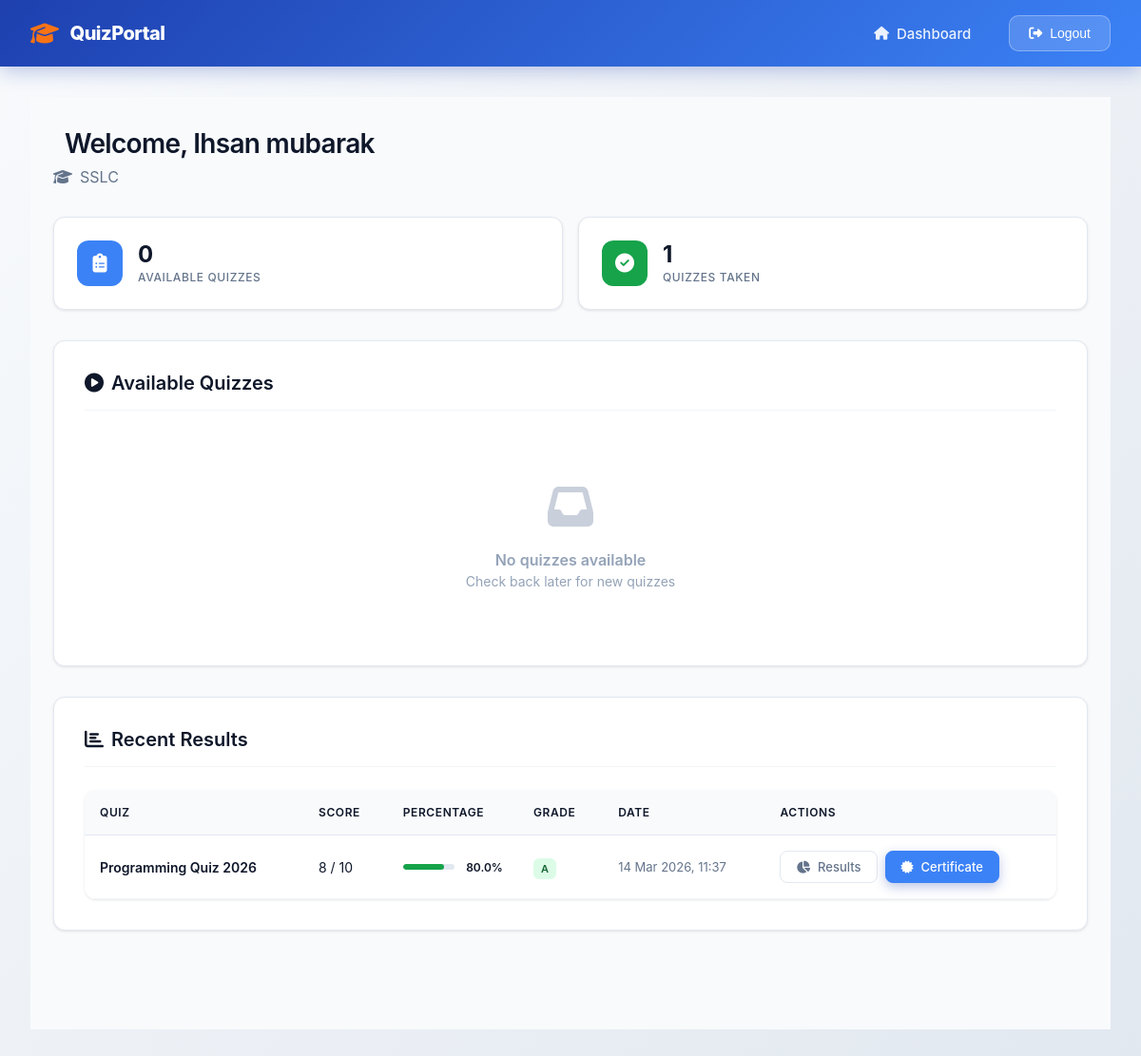
Before: /dashboard/ (signed in) with the older database file.
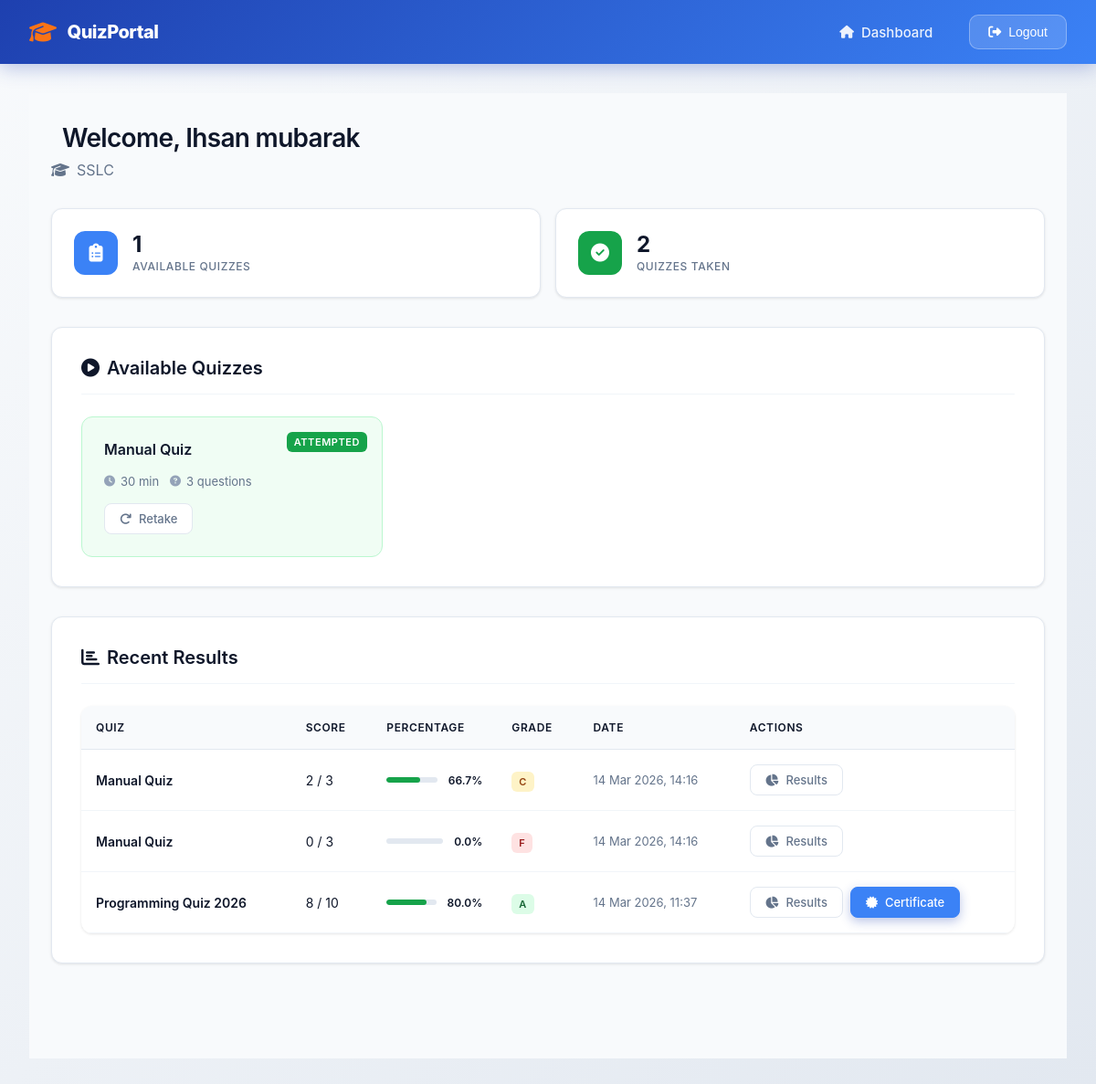
After: the same page with the newer database file.
### users/models.py (models this page shows, shortened)
class StudentProfile(models.Model):
    user = models.OneToOneField(CustomUser, on_delete=models.CASCADE, related_name='student_profile')
    student_name = models.CharField(max_length=200)
    college_name = models.CharField(max_length=300)
    qualification = models.CharField(max_length=50, choices=[
        ('SSLC', 'SSLC'),
        ('Plus Two', 'Plus Two'),
        ('Degree', 'Degree'),
        ('Others', 'Others')
    ])
    qualification_other = models.CharField(max_length=200, blank=True, null=True)
    district = models.CharField(max_length=100, choices=[
        ('Thiruvananthapuram', 'Thiruvananthapuram'),
        ('Kollam', 'Kollam'),
        ('Pathanamthitta', 'Pathanamthitta'),
        ('Alappuzha', 'Alappuzha'),
        ('Kottayam', 'Kottayam'),
        ('Idukki', 'Idukki'),
        ('Ernakulam', 'Ernakulam'),
        ('Thrissur', 'Thrissur'),
        ('Palakkad', 'Palakkad'),
        ('Malappuram', 'Malappuram'),
        ('Kozhikode', 'Kozhikode'),
        ('Wayanad', 'Wayanad'),
        ('Kannur', 'Kannur'),
        ('Kasaragod', 'Kasaragod'),
        ('Others', 'Others')
    ])
    district_other = models.CharField(max_length=200, blank=True, null=True)
    mobile_number = models.CharField(max_length=15)
    class Meta:
        indexes = [
            models.Index(fields=['qualification']),
            models.Index(fields=['district']),
            models.Index(fields=['student_name']),
        ]

class CustomUser(AbstractBaseUser, PermissionsMixin):
    email = models.EmailField(unique=True)
    first_name = models.CharField(max_length=150)
    last_name = models.CharField(max_length=150, blank=True)
    is_active = models.BooleanField(default=True)
    is_staff = models.BooleanField(default=False)
    date_joined = models.DateTimeField(default=timezone.now)
    objects = CustomUserManager()
    USERNAME_FIELD = 'email'
    REQUIRED_FIELDS = ['first_name']

### video_app/models.py (models this page shows, shortened)
class QuizResult(models.Model):
    attempt = models.OneToOneField(QuizAttempt, on_delete=models.CASCADE, related_name='result')
    student = models.ForeignKey(settings.AUTH_USER_MODEL, on_delete=models.CASCADE, related_name='quiz_results')
    quiz = models.ForeignKey(Quiz, on_delete=models.CASCADE, related_name='results')
    score = models.PositiveIntegerField(default=0)
    total_questions = models.PositiveIntegerField(default=0)
    percentage = models.FloatField(default=0.0)
    completed_at = models.DateTimeField(auto_now_add=True)
    class Meta:
        indexes = [
            models.Index(fields=['student', 'completed_at']),
            models.Index(fields=['quiz', 'completed_at']),
        ]
    @property
    def grade(self):
        if self.percentage >= 90: return 'A+'
        elif self.percentage >= 80: return 'A'
        elif self.percentage >= 70: return 'B'
        elif self.percentage >= 60: return 'C'
        else: return 'F'

class Quiz(models.Model):
    title = models.CharField(max_length=255)
    description = models.TextField(blank=True)
    time_limit_minutes = models.PositiveIntegerField(default=30, help_text="Time limit in minutes")
    shuffle_questions = models.BooleanField(default=False)
    max_attempts = models.PositiveIntegerField(default=0, help_text="Maximum attempts per student (0 for unlimited)")
    is_active = models.BooleanField(default=True)
    start_time = models.DateTimeField(null=True, blank=True, help_text="Leave blank for no schedule")
    end_time = models.DateTimeField(null=True, blank=True, help_text="Leave blank for no schedule")
    certificate_min_percentage = models.FloatField(default=60.0, help_text="Minimum % score required to download certificate")
    created_at = models.DateTimeField(auto_now_add=True)
    questions = models.ManyToManyField(Question, through='QuizQuestion', blank=True)
    class Meta:
        indexes = [
            models.Index(fields=['is_active']),
            models.Index(fields=['start_time']),
            models.Index(fields=['end_time']),
        ]
    def remaining_attempts(self, student):
        if self.max_attempts == 0:
            return None  # Unlimited
        return max(0, self.max_attempts - self.get_student_attempts(student))

### video_app/views.py (the view)
# urls.py: path('dashboard/', views.student_dashboard, name='student_dashboard'),
@student_login_required
def student_dashboard(request):
    student = getattr(request.user, 'student_profile', None)
    available_quizzes = available_quizzes_queryset()
    all_results = (
        QuizResult.objects.filter(student=request.user)
        .select_related('quiz', 'attempt')
        .order_by('-completed_at')
    )
    results_by_quiz = {}
    for result in all_results:
        quiz_id = result.quiz.id
        if quiz_id not in results_by_quiz:
            results_by_quiz[quiz_id] = []
        results_by_quiz[quiz_id].append(result)
    attempted_quiz_ids = set(
        QuizAttempt.objects.filter(student=request.user, is_submitted=True)
        .values_list('quiz_id', flat=True)
    )
    quiz_data = []
    for quiz in available_quizzes:
        remaining = quiz.remaining_attempts(request.user)
        quiz_data.append({
            'quiz': quiz,
            'remaining_attempts': remaining,
            'can_retake': remaining is None or remaining > 0,
            'all_attempts': results_by_quiz.get(quiz.id, [])
        })
    return render(request, 'student/dashboard.html', {
        'student': student,
        'available_quizzes': quiz_data,
        'all_results': all_results,
        'results_by_quiz': results_by_quiz,
        'attempted_quiz_ids': attempted_quiz_ids,
        'quizzes_taken': len(attempted_quiz_ids),  # Count unique quizzes
    })

### video_app/templates/student/dashboard.html (shortened to what this page needs)
{% extends "student/base_student.html" %}
{% block student_content %}
<div class="dashboard-container">
    <div class="dashboard-header">
        <div class="welcome-section">
            <h1 class="welcome-title">
                Welcome, {{ student.student_name|default:request.user.first_name }}
            </h1>
            <p class="welcome-subtitle">
                <i class="fas fa-graduation-cap"></i>
                {% if student.qualification == 'Others' %}
                    {{ student.qualification_other|default:"Student" }}
                {% else %}
                    {{ student.qualification|default:"Student" }}
                {% endif %}
            </p>
        </div>
    </div>
    <div class="stats-grid">
        <div class="stat-card">
            <div class="stat-icon primary">
                <i class="fas fa-clipboard-list"></i>
            </div>
            <div class="stat-content">
                <div class="stat-value">{{ available_quizzes|length }}</div>
                <div class="stat-label">Available Quizzes</div>
            </div>
        </div>
        <div class="stat-card">
            <div class="stat-icon success">
                <i class="fas fa-check-circle"></i>
            </div>
            <div class="stat-content">
                <div class="stat-value">{{ quizzes_taken }}</div>
                <div class="stat-label">Quizzes Taken</div>
            </div>
        </div>
    </div>
    <div class="section-card">
        <div class="section-header">
            <h2 class="section-title">
                <i class="fas fa-play-circle"></i>
                Available Quizzes
            </h2>
        </div>
        {% if available_quizzes %}
        <div class="quiz-grid">
            {% for item in available_quizzes %}
            {% with quiz=item.quiz %}
            <div class="quiz-card {% if quiz.id in attempted_quiz_ids %}attempted{% endif %}">
                {% if quiz.id in attempted_quiz_ids %}
                <div class="attempted-badge">Attempted</div>
                {% endif %}
                <div class="quiz-title">{{ quiz.title }}</div>
                <div class="quiz-meta">
                    <div class="quiz-meta-item">
                        <i class="fas fa-clock"></i>
                        {{ quiz.time_limit_minutes }} min
                    </div>
                    <div class="quiz-meta-item">
                        <i class="fas fa-question-circle"></i>
                        {{ quiz.question_count }} questions
                    </div>
                </div>
                {% if quiz.id in attempted_quiz_ids %}
                    {% if item.can_retake %}
                    <a href="{% url 'video_app:start_quiz' quiz.id %}"
                       class="btn btn-secondary btn-sm">
                        <i class="fas fa-redo"></i>
                        Retake
                    </a>
                    {% endif %}
                {% else %}
                    <a href="{% url 'video_app:start_quiz' quiz.id %}"
                       class="btn btn-primary btn-sm">
                        <i class="fas fa-play"></i>
                        Start Quiz
                    </a>
                {% endif %}
            </div>
            {% endwith %}
            {% endfor %}
        </div>
        {% else %}
        <div class="empty-state">
            <div class="empty-icon">
                <i class="fas fa-inbox"></i>
            </div>
            <div class="empty-text">No quizzes available</div>
            <div class="empty-subtitle">Check back later for new quizzes</div>
        </div>
        {% endif %}
    </div>
    {% if all_results %}
    <div class="section-card">
        <div class="section-header">
            <h2 class="section-title">
                <i class="fas fa-chart-bar"></i>
                Recent Results
            </h2>
        </div>
        <table class="data-table">
            <thead>
                <tr>
                    <th>Quiz</th>
                    <th>Score</th>
                    <th>Percentage</th>
                    <th>Grade</th>
                    <th>Date</th>
                    <th>Actions</th>
                </tr>
            </thead>
            <tbody>
                {% for result in all_results %}
                <tr>
                    <td data-label="Quiz" style="font-weight: 600;">{{ result.quiz.title }}</td>
                    <td data-label="Score">{{ result.score }} / {{ result.total_questions }}</td>
                    <td data-label="Percentage">
                        <div class="progress-bar">
                            <div class="progress-track">
                                <div class="progress-fill {% if result.percentage >= 60 %}success{% else %}danger{% endif %}"
                                     style="width: {{ result.percentage }}%;"></div>
                            </div>
                            <span class="progress-text">{{ result.percentage|floatformat:1 }}%</span>
                        </div>
                    </td>
                    <td data-label="Grade">
                        <span class="grade-badge {% if result.grade == 'F' %}danger{% elif result.grade == 'C' %}warning{% else %}success{% endif %}">
                            {{ result.grade }}
                        </span>
                    </td>
                    <td data-label="Date" style="font-size: 13px; color: #64748B;">{{ result.completed_at|date:"d M Y, H:i" }}</td>
                    <td data-label="Actions">
                        <div class="action-buttons">
                            <a href="{% url 'video_app:quiz_result' result.attempt.id %}" class="btn btn-sm btn-secondary">
                                <i class="fas fa-chart-pie"></i>
                                Results
                            </a>
                            {% if result.percentage >= result.quiz.certificate_min_percentage %}
                            <a href="{% url 'video_app:download_certificate' result.attempt.id %}" class="btn btn-sm btn-primary">
                                <i class="fas fa-certificate"></i>
                                Certificate
                            </a>
                            {% endif %}
                        </div>
                    </td>
                </tr>
                {% endfor %}
            </tbody>
        </table>
    </div>
    {% endif %}
    <div style="height: 40px;"></div>
</div>
{% endblock %}

### video_app/templates/student/base_student.html (shortened to what this page needs)
{% extends "base.html" %}
{% block body %}
{% block student_body %}
<link rel="stylesheet" href="https://cdnjs.cloudflare.com/ajax/libs/font-awesome/6.4.0/css/all.min.css">
<nav class="student-navbar">
    <a href="{% url 'video_app:student_dashboard' %}" class="navbar-brand">
        <i class="fas fa-graduation-cap"></i>
        QuizPortal
    </a>
    <div class="navbar-nav">
        <a href="{% url 'video_app:student_dashboard' %}" class="navbar-link">
            <i class="fas fa-home"></i>
            Dashboard
        </a>
        <form method="post" action="{% url 'users:logout' %}" style="display: inline;">
            <button type="submit" class="logout-btn">
                <i class="fas fa-sign-out-alt"></i>
                Logout
            </button>
        </form>
    </div>
</nav>
<div class="main-content">
    {% block student_content %}{% endblock %}
</div>
{% endblock %}
{% endblock %}

### video_app/templates/base.html (shortened to what this page needs)
{% load static %}
<!DOCTYPE html>
<html lang="en">
<head>
</head>
<body>
    {% block body %}{% endblock %}
</body>
</html>

Changed rows visible on the page:
added Quiz: shows "ATTEMPTED", quiz "Manual Quiz", quiz.time_limit_minutes "30", quiz.question_count "3", shows "Retake"
added QuizResult: quiz "Manual Quiz", score "2", total_questions "3", percentage "66.7", grade "C", completed_at "14 Mar 2026, 14:16"
added QuizResult: quiz "Manual Quiz", score "0", total_questions "3", percentage "0.0", grade "F", completed_at "14 Mar 2026, 14:16"
Other visible differences:
{{ available_quizzes|length }}: "0" → "1"
{{ quizzes_taken }}: "1" → "2"
text no longer shown: "No quizzes available Check back later for new quizzes"
